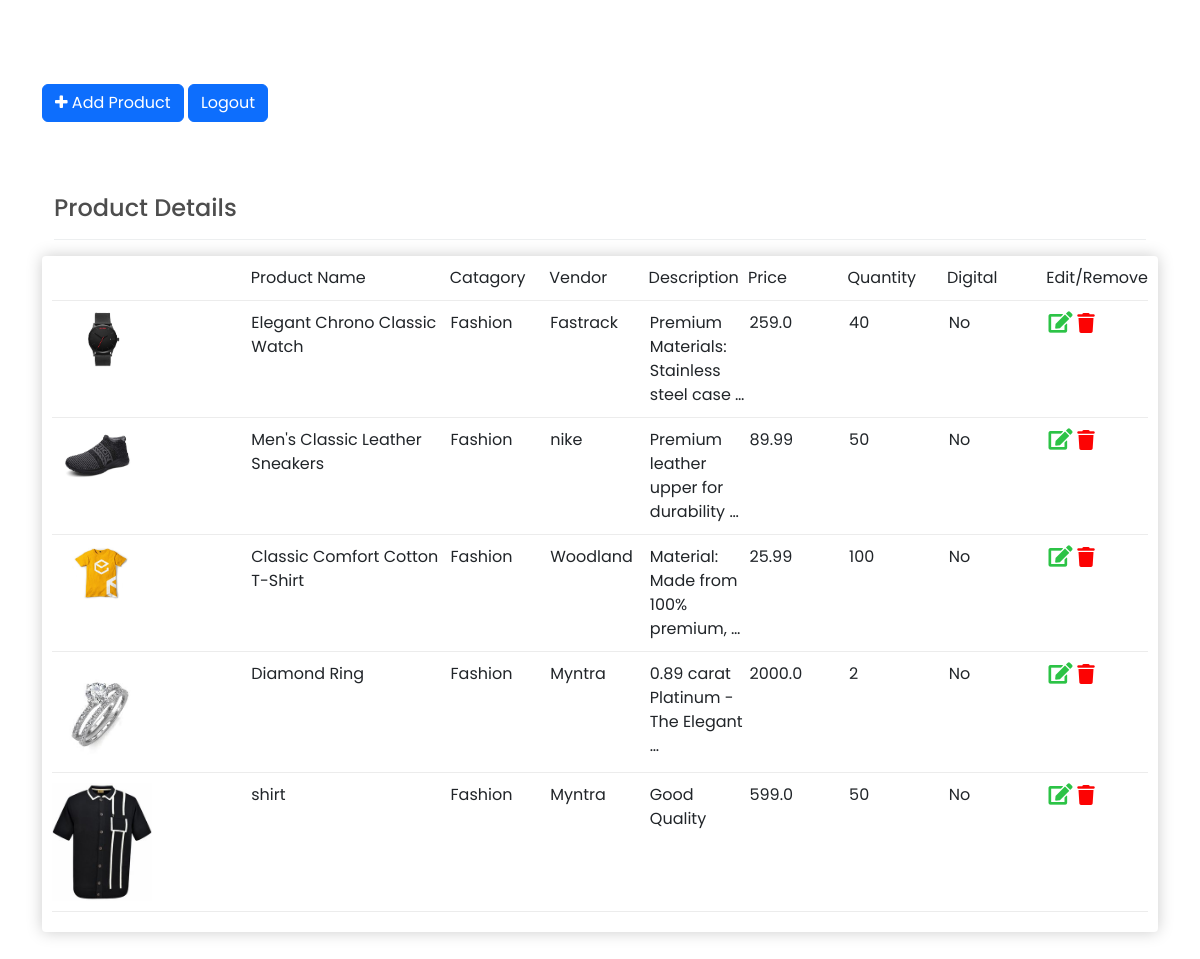
Before: /seller_dasboard (signed in) with the older database file.
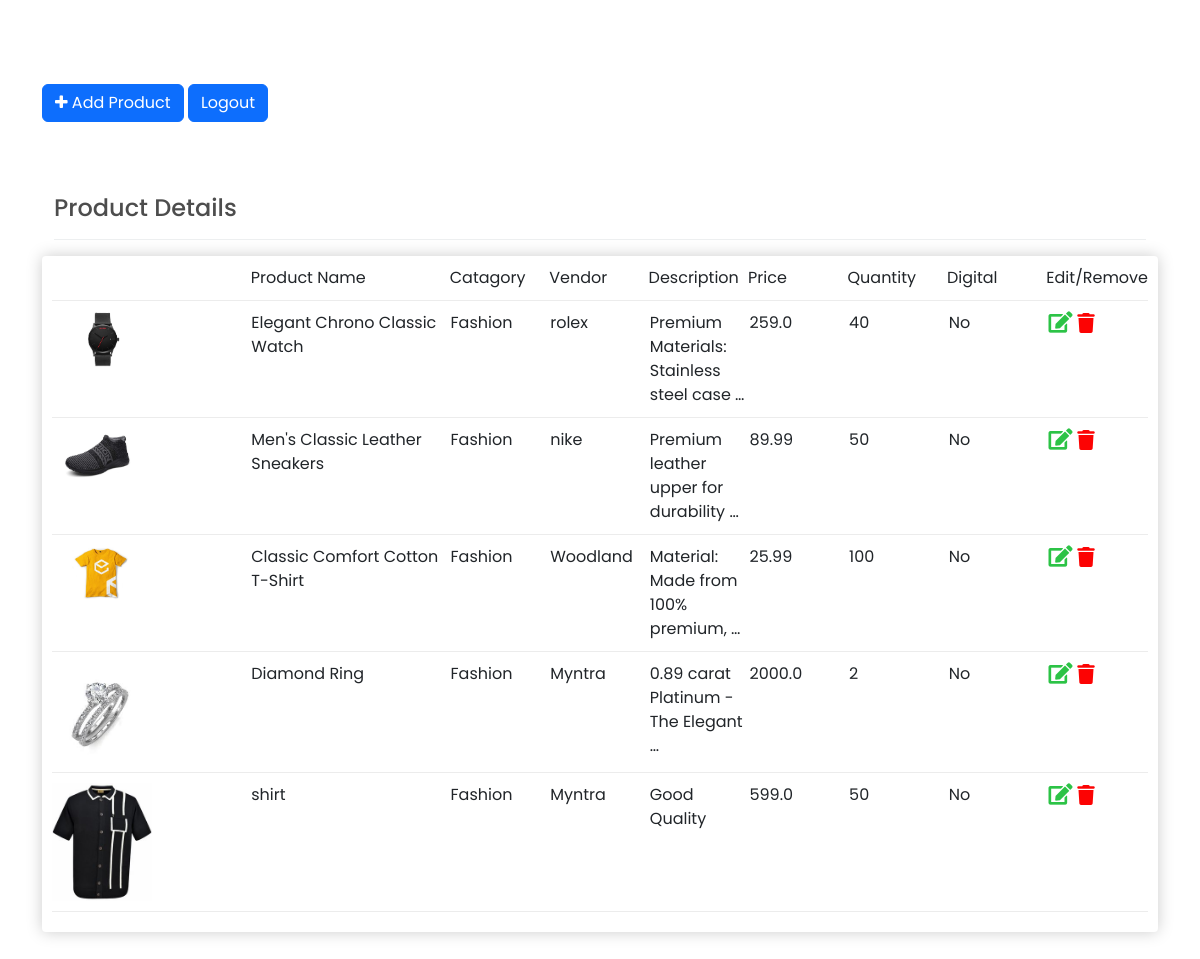
After: the same page with the newer database file.
### store/models.py (models this page shows, shortened)
class Product(models.Model):
	seller = models.ForeignKey(Seller,on_delete=models.CASCADE,null=True)
	catagory_name = models.ForeignKey(Catagory,on_delete=models.CASCADE)
	name = models.CharField(max_length=200, null=False, blank=False)
	price = models.FloatField()
	description = models.TextField(max_length=500, null=False, blank=False, default="product_description")
	vendor = models.CharField(max_length=150, null=False, blank=False, default="vendor")
	quantity = models.IntegerField(null=False, blank=False, default=0)
	digital = models.BooleanField(default=False, null=True, blank=True)
	image = models.ImageField(null=True, blank=True)
	@property
	def imageURL(self):
		try:
			url = self.image.url   #.URL returns the publicly accessible URL of the file
		except:
			url = ''
		return url
	def __str__(self):
		return self.name

class Catagory(models.Model):
	catagory_name = models.CharField(max_length=150, null=False, blank=False)
	cat_image = models.ImageField(null=True, blank=True)
	Description = models.TextField(max_length=500, null=False, blank=False)
	status = models.BooleanField(default=False, help_text="0-Show,1-Hidden")
	created_at = models.DateTimeField(auto_now_add=True)
	def __str__(self):
		return self.catagory_name

### store/views.py (the view)
# urls.py: path('seller_dasboard',views.seller_dashboard,name="seller_dashboard"),
def seller_dashboard(request):
	seller_id = request.session.get('seller_id')
	seller = Seller.objects.get(id = seller_id)
	product =  Product.objects.filter(seller=seller)
	print(product)
	print(seller)
	return render(request, 'store/seller/seller_dashboard.html', {'sellers': seller,'product':product})

### store/models.py (called while the page is built)
	def __str__(self):
		return self.company_name

### store/templates/store/seller/seller_dashboard.html (shortened to what this page needs)
{% extends 'store/main.html' %}
{% load static %}
{% block content %}
<a href="{% url 'seller_product_upload' %}"><button type="button" class="btn btn-primary"><i class="fa fa-plus"></i>&nbsp;Add Product</button></a>
<a href="{% url 'logout' %}"><button type="button" class="btn btn-primary">Logout</button></a>
<br>
<section class="py-4 my-5" style="min-height:600px;">
    <div class="container">
      <div class="row">
        <div class="col-12">
          <h4 class="mb-3">Product Details</h4>
          <hr style="border-color:#b8bfc2;">
        </div>
        <div class="box-element">
            <div class="cart-row">
                <div style="flex:2"></div>
                <div style="flex:2"></strong>Product Name</strong></div>
                <div style="flex:1"></strong>Catagory</strong></div>
                <div style="flex:1"></strong>Vendor</strong></div>
                <div style="flex:1"></strong>Description</strong></div>
                <div style="flex:1"></strong>Price</strong></div>
                <div style="flex:1"></strong>Quantity</strong></div>
                <div style="flex:1"></strong>Digital</strong></div>
                <div style="flex:1"></strong>Edit/Remove</strong></div>
            </div>
            {% for item in product %}
            <div class="cart-row">
                <div style="flex:2"><img class="row-image" src="{{item.imageURL}}"></div>
                <div style="flex:2">{{item.name}}</div>
                <div style="flex:1">{{item.catagory_name}}</div>
                <div style="flex:1">{{item.vendor}}</div>
                <div style="flex:1">{{item.description | truncatewords:5}}</div>
                <div style="flex:1">{{item.price}}</div>
                <div style="flex:1">{{item.quantity}}</div>
                <div style="flex:1">{% if item.dgital %} Yes {% else %} No {% endif %}</div>
                <div style="flex:1"><a href="{%  url 'seller_product_upload' item.id %}"><i class="fas fa-edit fa-lg" style="color: #2cc346;"></i></a>
                    <a href="{% url 'remove_product' item.id %}"  onclick="return confirm('Are you sure? to Remove')" ><img src="{% static 'images/trash.png' %}"></a>
                </div>
            </div>
            {% endfor %}
        </div>
        {% endblock %}

### store/templates/store/main.html (shortened to what this page needs)
{% load static %}
<html>
<head>
	<link href="https://cdn.jsdelivr.net/npm/bootstrap@5.3.3/dist/css/bootstrap.min.css" rel="stylesheet">	<link rel="stylesheet" type="text/css" href="{% static 'css/main.css' %}">
    <link href="https://use.fontawesome.com/releases/v5.7.2/css/all.css" rel="stylesheet">
	<link rel="stylesheet" href="{% static 'css/profile_style.css' %}">
 <link rel="stylesheet" href="https://cdnjs.cloudflare.com/ajax/libs/font-awesome/4.7.0/css/font-awesome.min.css">
</head>
<body>
     <div class="container" style="margin-top: 60px;">
            <br>
            {% block content %}
            {% endblock content %}
         </div>
</body>
</html>

### static/css/main.css (style rules this page uses)
h1,h2,h3,h4,h5,h6 { color:hsl(0, 0%, 30%); }
.box-element { box-shadow:hsl(0, 0%, 80%) 0 0 16px; background-color: #fff; border-radius: 4px; padding: 10px; }
.row-image { width: 100px; }
.cart-row { display: flex; align-items: flex-stretch; padding-bottom: 10px; margin-bottom: 10px; border-bottom: 1px solid #ececec; }

### static/css/profile_style.css (style rules this page uses)
* { padding: 0; margin: 0; box-sizing: border-box; font-family: 'Poppins', sans-serif; }

Changed rows visible on the page:
changed Product "Elegant Chrono Classic Watch": vendor "Fastrack" → "rolex"
